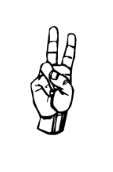
#> input picture Borko/obucavanje1.PNG, 113 x 172 px, found by its file name
$ jupyter execute --allow-errors 'ProjekatPrava verzija.ipynb'   (shell and % lines are left out)   (Python 2 division)   (older library calls are emulated)   (text cells are left out)
#> lines starting #> are read from the running program, lines starting #| are printed output that depends on the picture; after the words box and inside, x2 and y2 are one past the last pixel; in counts of white or black regions, pixels touching at a corner belong together
[cell 1]
#import potrebnih biblioteka
import cv2
import collections
import numpy as np
import scipy as sc
import matplotlib.pyplot as plt
from scipy.spatial import distance
import imutils
#import image_analysis
import threading


# k-means
from sklearn.cluster import KMeans

# keras
from keras.models import Sequential
from keras.layers.core import Dense,Activation
from keras.optimizers import SGD

import matplotlib.pylab as pylab
pylab.rcParams['figure.figsize'] = 16, 12 # za prikaz većih slika i plotova, zakomentarisati ako nije potrebno

[cell 2]
#Funkcionalnost implementirana u V1
def load_image(path):
#> called with path = 'obucavanje1.png'
    return cv2.cvtColor(cv2.imread(path), cv2.COLOR_BGR2RGB)
#> returned value is the input picture: shape (172, 113, 3); min 0, max 255, mean 239.3
def image_gray(image):
    return cv2.cvtColor(image, cv2.COLOR_RGB2GRAY)
#> returned value: shape (172, 113)
def image_bin(image_gs):
    ret,image_bin = cv2.threshold(image_gs, 127, 255, cv2.THRESH_BINARY)
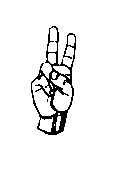
#> image_bin: shape (172, 113); 93.7% white; black in thin lines or dots, all inside (x1, y1, x2, y2) = (31, 26, 76, 135)
    return image_bin
def image_bin_adaptive(image_gs):
    image_bin = cv2.adaptiveThreshold(image_gs, 255, cv2.ADAPTIVE_THRESH_MEAN_C, cv2.THRESH_BINARY, 35, 10)
    return image_bin
def invert(image):
    return 255-image
def display_image(image, color= False):
    if color:
        plt.imshow(image)
    else:
        plt.imshow(image, 'gray')
def dilate(image):
    kernel = np.ones((3,3)) # strukturni element 3x3 blok
    return cv2.dilate(image, kernel, iterations=1)
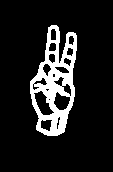
#> returned value: shape (172, 113); 12.5% white; 1 white region, box (x1, y1, x2, y2) and area: (30, 25, 77, 136) 2432
def erode(image):
    kernel = np.ones((3,3)) # strukturni element 3x3 blok
#> kernel = [[1, 1, 1], [1, 1, 1], [1, 1, 1]]
    return cv2.erode(image, kernel, iterations=1)
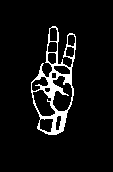
#> returned value: shape (172, 113); 6.8% white; 1 white region

#Funkcionalnost implementirana u V2
def resize_region(region):
    resized = cv2.resize(region,(28,28), interpolation = cv2.INTER_NEAREST)
    return resized
def scale_to_range(image):
    return image / 255
def matrix_to_vector(image):
    return image.flatten()
def prepare_for_ann(regions):
    ready_for_ann = []
    for region in regions:
        ready_for_ann.append(matrix_to_vector(scale_to_range(region)))
    return ready_for_ann
def convert_output(outputs):
    return np.eye(len(outputs))
def winner(output):
    return max(enumerate(output), key=lambda x: x[1])[0]

[cell 3]
def select_roi(image_orig, image_bin):
    '''Oznaciti regione od interesa na originalnoj slici. (ROI = regions of interest)
        Za svaki region napraviti posebnu sliku dimenzija 28 x 28.
        Za označavanje regiona koristiti metodu cv2.boundingRect(contour).
        Kao povratnu vrednost vratiti originalnu sliku na kojoj su obeleženi regioni
        i niz slika koje predstavljaju regione sortirane po rastućoj vrednosti x ose
    '''
    img, contours, hierarchy = cv2.findContours(image_bin.copy(), cv2.RETR_LIST, cv2.CHAIN_APPROX_SIMPLE)
#> contours = 21 contours, 11 with area under 20; largest, box (x1, y1, x2, y2) and area: (31, 26, 76, 135) 2650, (31, 75, 57, 117) 590, (50, 74, 73, 112) 508, (47, 26, 58, 53) 206, (38, 116, 54, 133) 168
    sorted_regions = [] # lista sortiranih regiona po x osi (sa leva na desno)
    regions_dic = {}
    for contour in contours:
        x,y,w,h = cv2.boundingRect(contour) #koordinate i velicina granicnog pravougaonika
        area = cv2.contourArea(contour)
        if area > 700 and h < 180 and h > 90 and w > 20:
            # kopirati [y:y+h+1, x:x+w+1] sa binarne slike i smestiti u novu sliku
            # označiti region pravougaonikom na originalnoj slici (image_orig) sa rectangle funkcijom
            region = image_bin[y:y+h+1,x:x+w+1];
            regions_dic[x] = resize_region(region)
            cv2.rectangle(image_orig,(x,y),(x+w,y+h),(0,255,0),2)
#> this loop made 21 passes
#> (x, y, w, h, area) on passes 2, 3, 12, 14, 16, 17, 18, 19, 20, 21: (38, 116, 16, 17, 168), (55, 115, 7, 17, 68.5), (31, 75, 26, 42, 589.5), (50, 74, 23, 38, 507.5), (51, 71, 7, 9, 34.5), (52, 65, 19, 11, 120), (47, 52, 10, 13, 93), (67, 34, 9, 13, 83), (47, 26, 11, 27, 206), (31, 26, 45, 109, 2649.5)
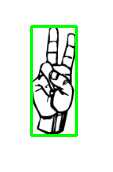
#> image_orig: shape (172, 113, 3); mean of channels 0, 1, 2 227.9, 240, 227.9; drawn as B, G, R
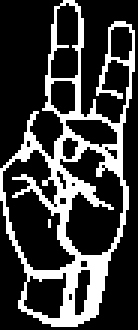
#> region: shape (110, 46) (shown 3 times larger); 24.1% white in thin lines or dots
#> after the loop, regions_dic = 1 item

    sorted_regions_dic = collections.OrderedDict(sorted(regions_dic.items()))
#> sorted_regions_dic = 1 item
    sorted_regions = sorted_regions_dic.values()
    # sortirati sve regione po x osi (sa leva na desno) i smestiti u promenljivu sorted_regions
    return image_orig, sorted_regions

[cell 4]
def create_ann():

    ann = Sequential()
    # Postavljanje slojeva neurona mreže 'ann'
    ann.add(Dense(input_dim=784, output_dim=128,init="glorot_uniform"))
    ann.add(Activation("sigmoid"))
    ann.add(Dense(input_dim=128, output_dim=1,init="glorot_uniform"))
    ann.add(Activation("sigmoid"))
    return ann

[cell 5]
def train_ann(ann, X_train, y_train):
    X_train = np.array(X_train, np.float32)
    y_train = np.array(y_train, np.float32)

    # definisanje parametra algoritma za obucavanje
    sgd = SGD(lr=0.01, momentum=0.9)
    ann.compile(loss='mean_squared_error', optimizer=sgd)

    # obucavanje neuronske mreze
    ann.fit(X_train, y_train, nb_epoch=500, batch_size=1, verbose = 0, shuffle=False, show_accuracy = False)

    return ann

[cell 6]
def prepare_for_ann(regions):
    '''Regioni su matrice dimenzija 28x28 čiji su elementi vrednosti 0 ili 255.
        Potrebno je skalirati elemente regiona na [0,1] i transformisati ga u vektor od 784 elementa '''
    ready_for_ann = []
    for region in regions:
        # skalirati elemente regiona (metoda iz TODO 3 scale_to_range)
        # region sa skaliranim elementima pretvoriti u vektor (metoda iz TODO 4 matrix_to_vector)
        # vektor dodati u listu spremnih regiona
        scale = scale_to_range(region)
        ready_for_ann.append(matrix_to_vector(scale))

    return ready_for_ann

[cell 7]
def convert_output(alphabet):
    '''Konvertovati alfabet u niz pogodan za obučavanje NM,
        odnosno niz čiji su svi elementi 0 osim elementa čiji je
        indeks jednak indeksu elementa iz alfabeta za koji formiramo niz.
        Primer prvi element iz alfabeta [1,0,0,0,0,0,0,0,0,0],
        za drugi [0,1,0,0,0,0,0,0,0,0] itd..
    '''
    nn_outputs = []
    for index in range(len(alphabet)):
        output = np.zeros(len(alphabet))
        output[index] = 1
        nn_outputs.append(output)
    return np.array(nn_outputs)

[cell 8]
def winner(output): # output je vektor sa izlaza neuronske mreze
    '''pronaći i vratiti indeks neurona koji je najviše pobuđen'''
    return max(enumerate(output), key=lambda x: x[1])[0]

[cell 9]
def display_result(outputs, alphabet):
    '''za svaki rezultat pronaći indeks pobedničkog
        regiona koji ujedno predstavlja i indeks u alfabetu.
        Dodati karakter iz alfabet u result'''
    result = []
    for output in outputs:
        result.append(alphabet[winner(output)])
    return result

[cell 10]
image_color = load_image('obucavanje1.png')
img = invert(image_bin(image_gray(image_color)))
img_bin = erode(dilate(img))
selected_regions, numbers = select_roi(image_color.copy(), img)
display_image(selected_regions)
#display_image(imutils.resize(img,width = 200,height=200))

[cell 11]
alphabet = ["ruka"]

[cell 12]
inputs = prepare_for_ann(numbers)
#> inputs = 1 item
outputs = convert_output(alphabet)
#> (the rest of this cell did not finish here and is left out)

#> (a cell that did not finish here is left out)

[cell 14]
lower = np.array([0,77,77], dtype = "uint8")
upper = np.array([255,223,196], dtype = "uint8")

def nothing(x):
    pass


cv2.namedWindow('image')
cv2.createTrackbar('th1','image',0,255,nothing)
cv2.createTrackbar('th2','image',0,255,nothing)


camera = cv2.VideoCapture(0)

while True:

    (grabbed,frame) = camera.read()
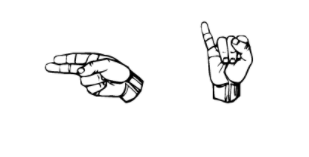
#> input picture Borko/obucavanje.PNG, 309 x 157 px, given in place of the camera
#> frame is the input picture: shape (157, 309, 3); min 0, max 255, mean 245.9
    frame = imutils.resize(frame,width = 500)
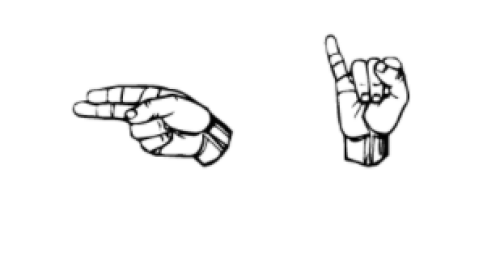
#> frame: shape (254, 500, 3); min 0, max 255, mean 245.9

# sa bojom
    converted = cv2.cvtColor(frame,cv2.COLOR_BGR2HSV)
#> converted: shape (254, 500, 3); mean H, S, V 0, 0, 245.9
    skinMask = cv2.inRange(converted, lower, upper)
#> skinMask: shape (254, 500); every value is 0

    kernel = cv2.getStructuringElement(cv2.MORPH_ELLIPSE,(1,1))
#> kernel = [1]
    skinMask = cv2.erode(skinMask, kernel,iterations = 2)
    skinMask = cv2.dilate(skinMask, kernel, iterations = 2)
    skinMask = cv2.GaussianBlur(skinMask, (3, 3), 0)
    skin = cv2.bitwise_and(frame, frame, mask = skinMask)
#> skin: shape (254, 500, 3); every value is 0

#sa ivicama

    th1 = cv2.getTrackbarPos('th1','image')
#> th1 = 0
    th2 = cv2.getTrackbarPos('th2','image')
#> th2 = 0
    edges = cv2.Canny(frame,th1,th2)
#> edges: shape (254, 500); 2.8% white in thin lines or dots, all inside (x1, y1, x2, y2) = (72, 34, 410, 167)

    cv2.imshow("image",edges)


    gray = cv2.cvtColor(frame, cv2.COLOR_BGR2GRAY)
    gray = cv2.bilateralFilter(gray, 11, 17, 17)
    edged = cv2.Canny(gray, 40, 150)
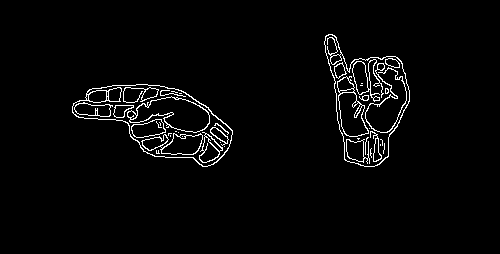
#> edged: shape (254, 500); 2.7% white in thin lines or dots, all inside (x1, y1, x2, y2) = (72, 34, 410, 167)
    edged = cv2.erode(edged,kernel,iterations=2)

    contours = cv2.findContours(edged,cv2.RETR_EXTERNAL,cv2.CHAIN_APPROX_SIMPLE)[-2]
#> contours = 2 contours; box (x1, y1, x2, y2) and area: (72, 84, 233, 167) 7598, (324, 34, 410, 167) 6758
#    center = None


#KRUG OKO RUKE
    if len(contours) > 0:
        c = max(contours, key=cv2.contourArea)
#> c = contour of 136 points, box (x1, y1, x2, y2) (72, 84, 233, 167), area 7598
        ((x, y), radius) = cv2.minEnclosingCircle(c)
#> x = 151.5; y = 123; radius = 81.3
        rect = cv2.minAreaRect(c)
#> rect = ((155.1, 116.8), (71.74, 158.3), -62.42)
#        M = cv2.moments(c)
#        center = (int(M["m10"] / M["m00"]), int(M["m01"] / M["m00"]))
        if radius > 80:
            cv2.circle(frame, (int(x), int(y)), int(radius),(0, 255, 255), 2)
            #cv2.circle(frame, center, 5, (0, 0, 255), -1)
            #cv2.rectangle(frame,(int(rect[0][0]),int(rect[0][1])),(int(rect[1][0]),int(rect[1][1])),(0,255,0),3)

    cv2.drawContours(frame, contours, -1, (0,0,255), 2)
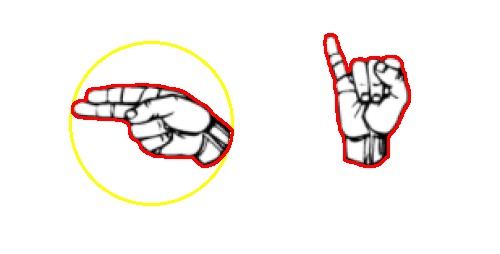
#> frame: shape (254, 500, 3); mean B, G, R 239.7, 242.6, 247.9


    cv2.imshow("i",edged)
    cv2.imshow("images", np.hstack([frame, skin]))
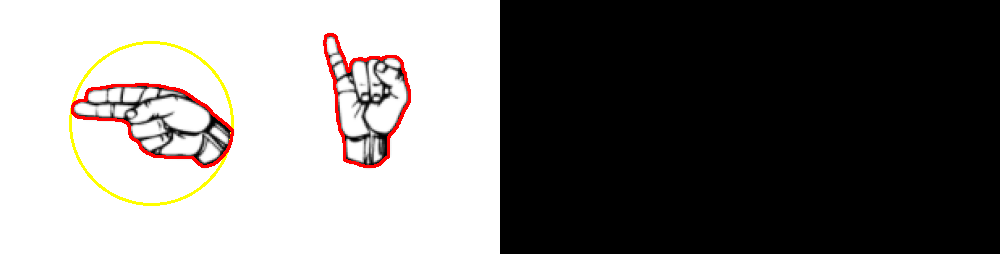
#> window 'images': shape (254, 1000, 3); mean B, G, R 119.9, 121.3, 123.9


    if cv2.waitKey(1) & 0xFF == ord("q"):
#> (key q is pressed here)
        break


camera.release()
cv2.destroyAllWindows()
